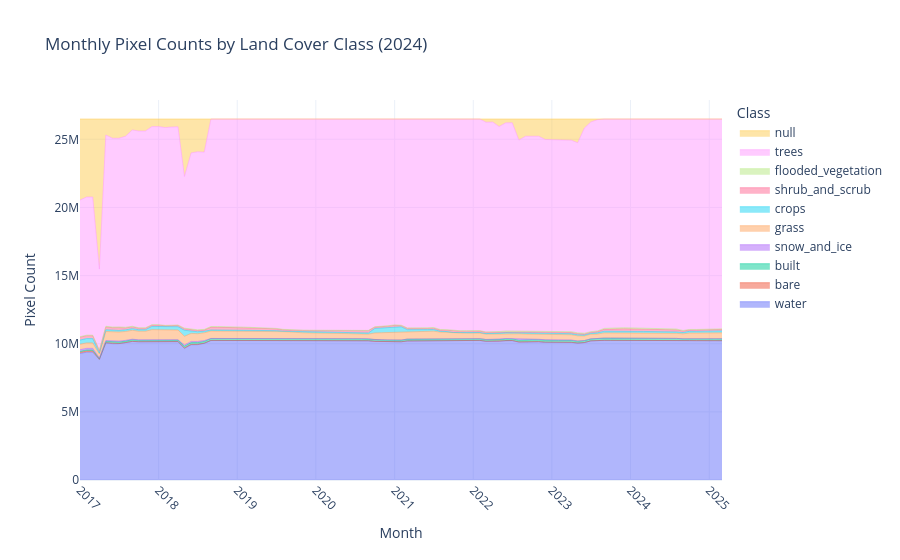

Write notebook code for a chart like this one.
### Code cell
landuse_pipeline.process_landuse_pipeline()
